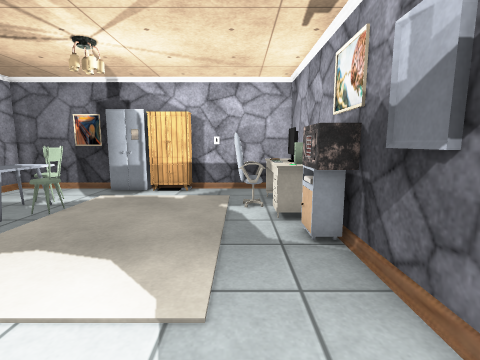
view 1 (above)

14 first-person views from a walk through a Unity game level. The camera is 1.2 m above the floor, tilts 8° down and sees 85° across. The floor is counted in squares, 0.5 m on a side. Each view is taken from the middle of a square. On the plan, view 1 faces up. The plan holds only what a view shows up to about 18 squares ahead; the rest is blank. The player character is not drawn. Some surface patterns are stand-ins.

view 2
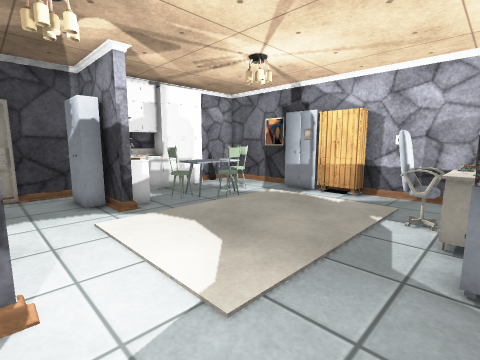

view 3
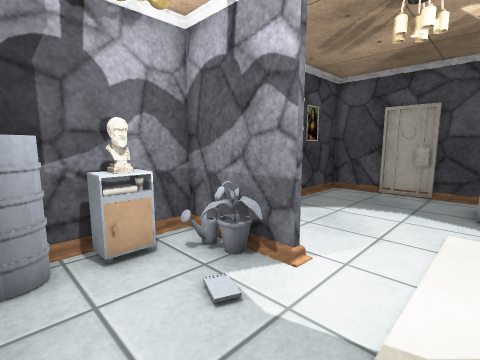

view 4
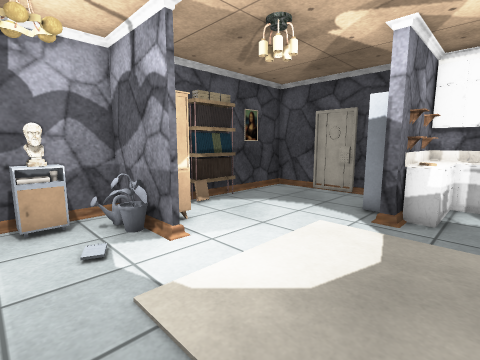

view 5
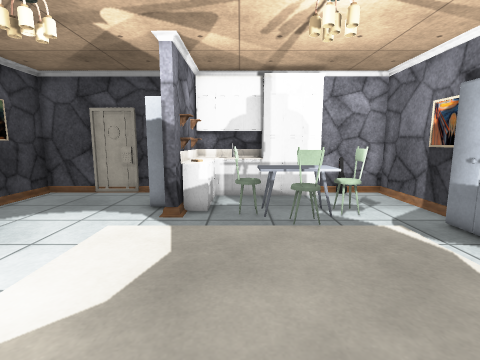

view 6
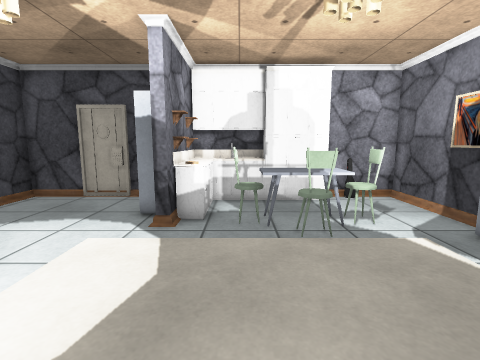

view 7
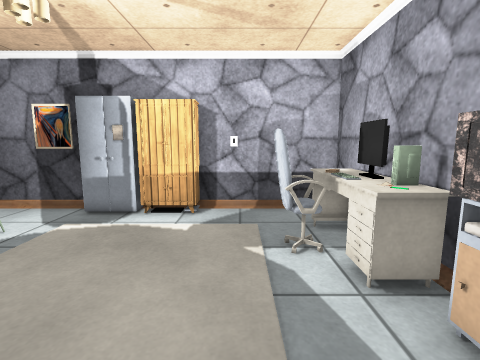

view 8
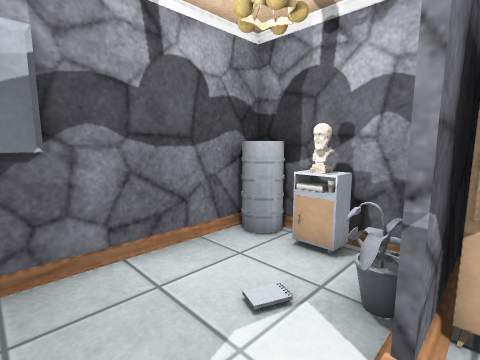

view 9
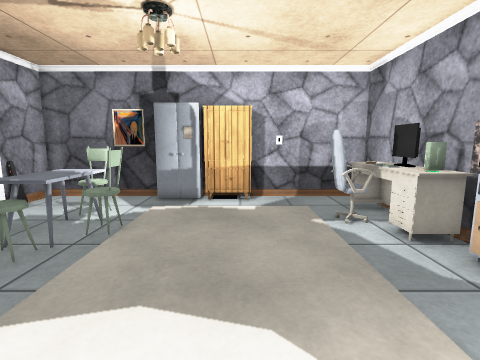

view 10
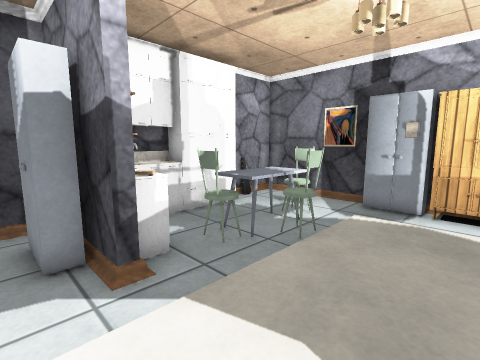

view 11
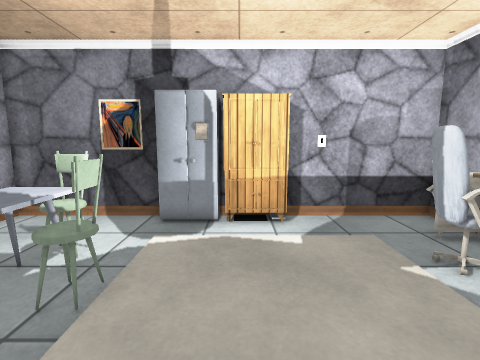

view 12
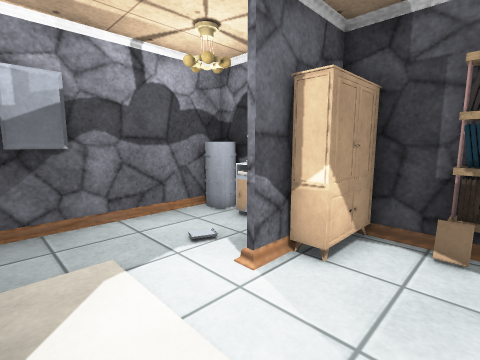

view 13
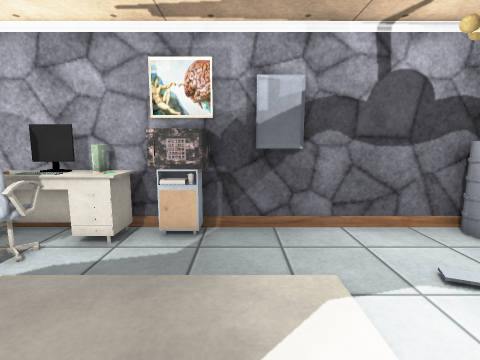

view 14
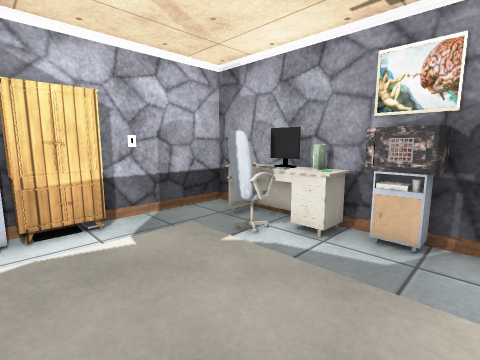

### Floor plan
Points are (right, up) in squares from view 1. A wall is a line through its corners. A room is listed if a view was taken in it or the views show most of it. See-through windows are left out.
Room 1 (views 1, 2, 3, 4, 5, 6, 7, 8, 9, 10, 11, 12, 13, 14)
walls: (-8.6, 4.4) (-8.6, 3.6) (-10.5, 3.6); (-2.4, 1.2) (-2.4, 0.5); (2.7, 7.4) (2.7, 14) (-2.6, 14); (-3.7, -1) (-3.6, 0.2) (-2.8, 0.2); (-5.4, 13.1) (-6.6, 13.1); (-2.4, -1.4) (-2.4, -2.5) (2.7, -2.5) (2.7, 5.5); (-5.9, -1.8) (-5.5, -2); (-11.8, 4) (-11.8, -2.5) (-3.6, -2.5) (-3.6, 0.2); (-11.8, 8.1) (-11.8, 5.5); (-6.8, 14) (-11.8, 14) (-11.8, 10.9); (-6.2, -2.2) (-5.5, -1.8); (-7.4, -1.8) (-6.7, -2.1); (-11.6, 2) (-11.6, 1.2); (-7.6, -1.8) (-5.5, -1.8); (-7.4, -1.9) (-6.8, -1.7) (-6, -2); (-2.6, -2.5) (-2.6, 1.2)
objects: other object (-12, 5) to (-9, 7); other object (-9, 8) to (-7, 10); other object (-8, 5) to (-8, 6); other object (-8, 7) to (-8, 8); other object (-8, 10) to (-8, 11); other object (-7, 9) to (-6, 9); other object (-5, 13); other object (-4, 13) to (-3, 13); other object (-2, -1) to (-2, 0); other object (-1, -2) to (-1, -1); other object (-1, 1); other object (0, -2) to (0, -1); other object (0, 10) to (1, 10); other object (1, -2) to (2, -1); other object (1, 8) to (1, 9); other object (1, 11) to (2, 11); other object (1, 12) to (2, 12); other object (2, 6); other object (2, 7); other object (2, 8); other object (2, 9); other object (2, 10)

Positions as (right, up) in squares from view 1, and headings:
1: (0, 0), facing up
2: (2, 1), facing up-left
3: (2, 4), facing down-left
4: (1, 7), facing down-left
5: (1, 7), facing left
6: (0, 7), facing left
7: (-1, 4), facing up
8: (-3, 4), facing down-right
9: (-3, 2), facing up
10: (-3, 3), facing up-left
11: (-4, 5), facing up
12: (-6, 5), facing down-right
13: (-5, 5), facing right
14: (-5, 5), facing up-right
